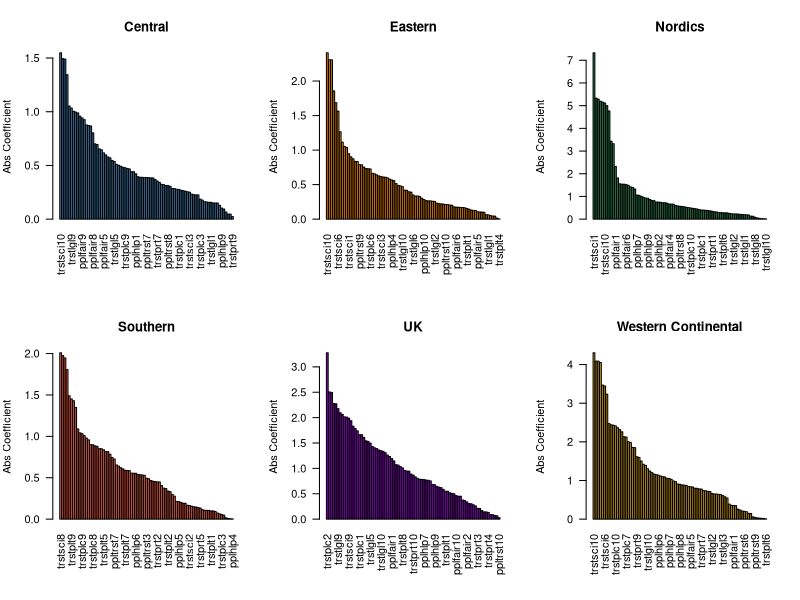

This chart was generated by the following R code:
setwd("~/Documents/Spring 2025/MATH 4322 - Data Science /Group Project/Cleaned Datasets")
install.packages("MASS")
library(MASS)

## Delete your art 
rm(list = ls())

## Loading datasets

central <- read.csv("central_europe_clean_csv.csv", header = TRUE)
eastern <- read.csv("eastern_europe_clean_csv.csv", header = TRUE)
nordics <- read.csv("nordics_clean_csv.csv", header = TRUE)
southern <- read.csv("southern_europe_clean_csv.csv", header = TRUE)
uk <- read.csv("uk_clean_csv.csv", header = TRUE)
west_central <- read.csv("wce_clean_csv.csv", header = TRUE)

## Making Copies for Analysis

central_2 <- central
eastern_2 <- eastern
nordics_2 <- nordics
southern_2 <- southern
uk_2 <- uk
west_central_2 <- west_central

## Making scalers into factors
central_2$pplfair <- as.factor(central_2$pplfair)
eastern_2$pplfair <- as.factor(eastern_2$pplfair)
nordics_2$pplfair <- as.factor(nordics_2$pplfair)
southern_2$pplfair <- as.factor(southern_2$pplfair)
uk_2$pplfair <- as.factor(uk_2$pplfair)
west_central_2$pplfair <- as.factor(west_central_2$pplfair)

central_2$pplhlp <- as.factor(central_2$pplhlp)
eastern_2$pplhlp <- as.factor(eastern_2$pplhlp)
nordics_2$pplhlp <- as.factor(nordics_2$pplhlp)
southern_2$pplhlp <- as.factor(southern_2$pplhlp)
uk_2$pplhlp <- as.factor(uk_2$pplhlp)
west_central_2$pplhlp <- as.factor(west_central_2$pplhlp)

central_2$ppltrst <- as.factor(central_2$ppltrst)
eastern_2$ppltrst <- as.factor(eastern_2$ppltrst)
nordics_2$ppltrst <- as.factor(nordics_2$ppltrst)
southern_2$ppltrst <- as.factor(southern_2$ppltrst)
uk_2$ppltrst <- as.factor(uk_2$ppltrst)
west_central_2$ppltrst <- as.factor(west_central_2$ppltrst)

central_2$trstlgl <- as.factor(central_2$trstlgl)
eastern_2$trstlgl <- as.factor(eastern_2$trstlgl)
nordics_2$trstlgl <- as.factor(nordics_2$trstlgl)
southern_2$trstlgl <- as.factor(southern_2$trstlgl)
uk_2$trstlgl <- as.factor(uk_2$trstlgl)
west_central_2$trstlgl <- as.factor(west_central_2$trstlgl)

central_2$trstplc <- as.factor(central_2$trstplc)
eastern_2$trstplc <- as.factor(eastern_2$trstplc)
nordics_2$trstplc <- as.factor(nordics_2$trstplc)
southern_2$trstplc <- as.factor(southern_2$trstplc)
uk_2$trstplc <- as.factor(uk_2$trstplc)
west_central_2$trstplc <- as.factor(west_central_2$trstplc)

central_2$trstplt <- as.factor(central_2$trstplt)
eastern_2$trstplt <- as.factor(eastern_2$trstplt)
nordics_2$trstplt <- as.factor(nordics_2$trstplt)
southern_2$trstplt <- as.factor(southern_2$trstplt)
uk_2$trstplt <- as.factor(uk_2$trstplt)
west_central_2$trstplt <- as.factor(west_central_2$trstplt)

central_2$trstprt <- as.factor(central_2$trstprt)
eastern_2$trstprt <- as.factor(eastern_2$trstprt)
nordics_2$trstprt <- as.factor(nordics_2$trstprt)
southern_2$trstprt <- as.factor(southern_2$trstprt)
uk_2$trstprt <- as.factor(uk_2$trstprt)
west_central_2$trstprt <- as.factor(west_central_2$trstprt)

central_2$trstsci <- as.factor(central_2$trstsci)
eastern_2$trstsci <- as.factor(eastern_2$trstsci)
nordics_2$trstsci <- as.factor(nordics_2$trstsci)
southern_2$trstsci <- as.factor(southern_2$trstsci)
uk_2$trstsci <- as.factor(uk_2$trstsci)
west_central_2$trstsci <- as.factor(west_central_2$trstsci)

## Low, Medium, High Partition for implvdm

central_2$dem_imp <- ifelse(central_2$implvdm < 5, "Low", 
                           ifelse(central_2$implvdm >= 7, "High", "Medium"))
eastern_2$dem_imp <- ifelse(eastern_2$implvdm < 5, "Low", 
                            ifelse(eastern_2$implvdm >= 7, "High", "Medium"))
nordics_2$dem_imp <- ifelse(nordics_2$implvdm < 5, "Low", 
                            ifelse(nordics_2$implvdm >= 7, "High", "Medium"))
southern_2$dem_imp <- ifelse(southern_2$implvdm < 5, "Low", 
                            ifelse(southern_2$implvdm >= 7, "High", "Medium"))
uk_2$dem_imp <- ifelse(uk_2$implvdm < 5, "Low", 
                            ifelse(uk_2$implvdm >= 7, "High", "Medium"))
west_central_2$dem_imp <- ifelse(west_central_2$implvdm < 5, "Low", 
                            ifelse(west_central_2$implvdm >= 7, "High", "Medium"))

## Remove implvdm and country as factors
central_2$implvdm <- NULL
eastern_2$implvdm <- NULL
nordics_2$implvdm <- NULL
southern_2$implvdm <- NULL
uk_2$implvdm <- NULL
west_central_2$implvdm <- NULL

central_2$cntry <- NULL
eastern_2$cntry <- NULL
nordics_2$cntry <- NULL
southern_2$cntry <- NULL
uk_2$cntry <- NULL
west_central_2$cntry <- NULL

## Split Into Testing and Training Data
central_2_index <- sample(1:nrow(central_2), size = 0.7 * nrow(central_2))
central_2_train <- central_2[central_2_index, ]
central_2_test <- central_2[-central_2_index, ]

eastern_2_index <- sample(1:nrow(eastern_2), size = 0.7 * nrow(eastern_2))
eastern_2_train <- eastern_2[eastern_2_index, ]
eastern_2_test <- eastern_2[-eastern_2_index, ]

nordics_2_index <- sample(1:nrow(nordics_2), size = 0.7 * nrow(nordics_2))
nordics_2_train <- nordics_2[nordics_2_index, ]
nordics_2_test <- nordics_2[-nordics_2_index, ]

southern_2_index <- sample(1:nrow(southern_2), size = 0.7 * nrow(southern_2))
southern_2_train <- southern_2[southern_2_index, ]
southern_2_test <- southern_2[-southern_2_index, ]

uk_2_index <- sample(1:nrow(uk_2), size = 0.7 * nrow(uk_2))
uk_2_train <- uk_2[uk_2_index, ]
uk_2_test <- uk_2[-uk_2_index, ]

west_central_2_index <- sample(1:nrow(west_central_2), size = 0.7 * nrow(west_central_2))
west_central_2_train <- west_central_2[west_central_2_index, ]
west_central_2_test <- west_central_2[-west_central_2_index, ]

## Linear Discriminant Analysis

central.lda <- lda(dem_imp ~ . ,data = central_2_train)
eastern.lda <- lda(dem_imp ~ . ,data = eastern_2_train)
nordics.lda <- lda(dem_imp ~ . ,data = nordics_2_train)
southern.lda <- lda(dem_imp ~ ., data = southern_2_train)
uk.lda <- lda(dem_imp ~ . ,data = uk_2_train)
west_central.lda <- lda(dem_imp ~ . ,data = west_central_2_train)

central.lda.pred = predict(central.lda,central_2_test)
eastern.lda.pred = predict(eastern.lda,eastern_2_test)
nordics.lda.pred = predict(nordics.lda,nordics_2_test)
southern.lda.pred = predict(southern.lda,southern_2_test)
uk.lda.pred = predict(uk.lda,uk_2_test)
west_central.lda.pred = predict(west_central.lda,west_central_2_test)

## Confusion Matrices
central_confusion <- table(central.lda.pred$class,central_2_test$dem_imp)
eastern_confusion <- table(eastern.lda.pred$class,eastern_2_test$dem_imp)
nordics_confusion <- table(nordics.lda.pred$class,nordics_2_test$dem_imp)
southern_confusion <- table(southern.lda.pred$class,southern_2_test$dem_imp)
uk_confusion <- table(uk.lda.pred$class,uk_2_test$dem_imp)
west_central_confusion <- table(west_central.lda.pred$class,west_central_2_test$dem_imp)

print(central_confusion)
print(eastern_confusion)
print(nordics_confusion)
print(southern_confusion)
print(uk_confusion)
print(west_central_confusion)

## Accuracy Rate

correct_central <- sum(diag(central_confusion))
total_central <- sum(central_confusion)
accuracy_central <- correct_central / total_central

correct_eastern <- sum(diag(eastern_confusion))
total_eastern <- sum(eastern_confusion)
accuracy_eastern <- correct_eastern / total_eastern

correct_nordics <- sum(diag(nordics_confusion))
total_nordics <- sum(nordics_confusion)
accuracy_nordics <- correct_nordics / total_nordics

correct_southern <- sum(diag(southern_confusion))
total_southern <- sum(southern_confusion)
accuracy_southern <- correct_southern / total_southern

correct_uk <- sum(diag(uk_confusion))
total_uk <- sum(uk_confusion)
accuracy_uk <- correct_uk / total_uk

correct_west_central <- sum(diag(west_central_confusion))
total_west_central <- sum(west_central_confusion)
accuracy_west_central <- correct_west_central / total_west_central

accuracies <- c(Central = accuracy_central, Eastern = accuracy_eastern, Nordics = accuracy_nordics, Southern = accuracy_southern, 
                UK = accuracy_uk, Western_Continental = accuracy_west_central)
print(round(accuracies, 4))

## Relative importance of variables LD1

central_importance <- abs(central.lda$scaling[, 1])
central_importance_sorted <- sort(central_importance, decreasing = TRUE)
print(central_importance_sorted)

eastern_importance <- abs(eastern.lda$scaling[, 1])
eastern_importance_sorted <- sort(eastern_importance, decreasing = TRUE)
print(eastern_importance_sorted)

nordics_importance <- abs(nordics.lda$scaling[, 1])
nordics_importance_sorted <- sort(nordics_importance, decreasing = TRUE)
print(nordics_importance_sorted)

southern_importance <- abs(southern.lda$scaling[, 1])
southern_importance_sorted <- sort(southern_importance, decreasing = TRUE)
print(southern_importance_sorted)

uk_importance <- abs(uk.lda$scaling[, 1])
uk_importance_sorted <- sort(uk_importance, decreasing = TRUE)
print(uk_importance_sorted)

west_central_importance <- abs(west_central.lda$scaling[, 1])
west_central_importance_sorted <- sort(west_central_importance, decreasing = TRUE)
print(west_central_importance_sorted)

## Graphing of relative importance of variables by LD1

par(mfrow = c(2, 3), mar = c(6, 4, 4, 2)) 

barplot(central_importance_sorted, las = 2, col = "steelblue", main = "Central", ylab = "Abs Coefficient")
barplot(eastern_importance_sorted, las = 2, col = "darkorange", main = "Eastern", ylab = "Abs Coefficient")
barplot(nordics_importance_sorted, las = 2, col = "seagreen", main = "Nordics", ylab = "Abs Coefficient")
barplot(southern_importance_sorted, las = 2, col = "tomato", main = "Southern", ylab = "Abs Coefficient")
barplot(uk_importance_sorted, las = 2, col = "darkviolet", main = "UK", ylab = "Abs Coefficient")
barplot(west_central_importance_sorted, las = 2, col = "goldenrod", main = "Western Continental", ylab = "Abs Coefficient")

par(mfrow = c(1, 1))

## K-Fold Cross Validation Function (Samuel)
kfold_lda <- function(data, target_col, k = 5) {
  
  set.seed(123)  ## For reproducibility
  folds <- sample(rep(1:k, length.out = nrow(data)))
  accuracy_list <- c()
  
  for (i in 1:k) {
    train_data <- data[folds != i, ]
    test_data <- data[folds == i, ]
    
    model <- lda(as.formula(paste(target_col, "~ .")), data = train_data)
    pred <- predict(model, test_data)
    
    actual <- test_data[[target_col]]
    predicted <- pred$class
    
    acc <- mean(actual == predicted)
    accuracy_list <- c(accuracy_list, acc)
  }
  
  avg_accuracy <- mean(accuracy_list)
  return(list(accuracies = accuracy_list, average_accuracy = avg_accuracy))
}

## Calling K-Fold
central_cv_results <- kfold_lda(central_2, "dem_imp", k = 5)
eastern_cv_results <- kfold_lda(eastern_2, "dem_imp", k = 5)
nordics_cv_results <- kfold_lda(nordics_2, "dem_imp", k = 5)
southern_cv_results <- kfold_lda(southern_2, "dem_imp", k = 5)
uk_cv_results <- kfold_lda(uk_2, "dem_imp", k = 5)
west_central_cv_results <- kfold_lda(west_central_2, "dem_imp", k = 5)

## Printing K-Fold Results
print(central_cv_results)
print(eastern_cv_results)
print(nordics_cv_results)
print(southern_cv_results)
print(uk_cv_results)
print(west_central_cv_results)

#Overall Accuracy
accuracies <- c(
  central_cv_results$average_accuracy,
  eastern_cv_results$average_accuracy,
  nordics_cv_results$average_accuracy,
  southern_cv_results$average_accuracy,
  uk_cv_results$average_accuracy,
  west_central_cv_results$average_accuracy
)

overall_average_accuracy <- mean(accuracies)
print(overall_average_accuracy)
